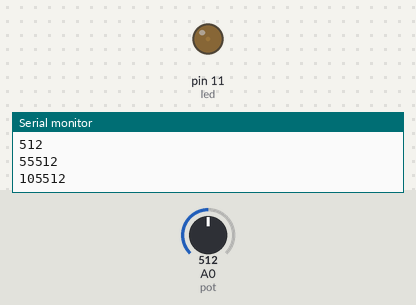
Bench run of a sketch on a simulated Arduino Uno, built with avr-gcc and run on an emulated ATmega328P. Shown: output pins drawn as LEDs (lit = HIGH), the last lines printed to the serial monitor. Inputs (shaded band) come from the test bench; at power-on: A0 (pot) = 512.

Above: at 1.3 s.
1.4 s: A0 (pot) set to 245
At 4.11 s:
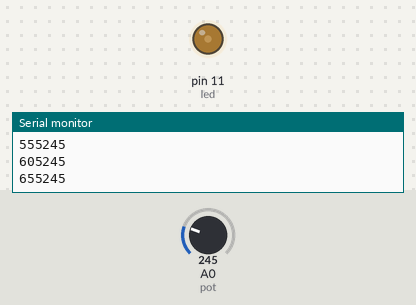
4.5 s: A0 (pot) set to 122
At 6.01 s:
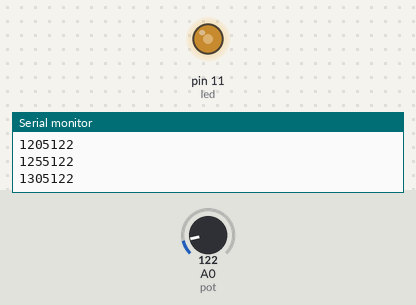
Timing chart, 0 to 13.6 s (numbered marks = the images above; inputs shaded):
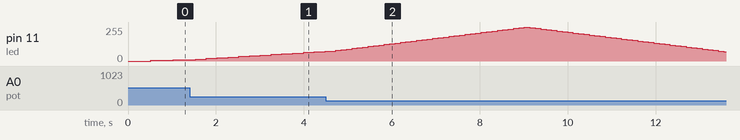

Measured:
- by itself, pin 11 (led): rises from 75/255 to 255/255 in 4.3 s, then falls to 70/255 in 4.5 s

The sketch:

trimPot.ino
```cpp
/*
  SparkFun Inventor’s Kit
  Circuit 1B-Potentiometer

  Changes how fast an LED connected to pin 13 blinks, based on a potentiometer connected to pin A0

  This sketch was written by SparkFun Electronics, with lots of help from the Arduino community.
  This code is completely free for any use.

  View circuit diagram and instructions at: https://learn.sparkfun.com/tutorials/sparkfun-inventors-kit-experiment-guide---v41
  Download code at: https://github.com/sparkfun/SIK-Guide-Code
*/

int potPosition;       //this variable will hold a value based on the position of the potentiometer
int brightness = 0;
int fadeAmount = 5;
int led = 11;

void setup()
{
  Serial.begin(9600);       //start a serial connection with the computer

  pinMode(led, OUTPUT);      //set pin 13 as an output that can be set to HIGH or LOW
}

void loop()
{
  //read the position of the pot
  potPosition = analogRead(A0);    //set potPosition to a number between 0 and 1023 based on how far the knob is turned
  Serial.println(potPosition);     //print the value of potPosition in the serial monitor on the computer

    analogWrite(led, brightness);

    brightness = brightness + fadeAmount;

    if (brightness <= 0 || brightness >= 255) {
        fadeAmount = -fadeAmount;
    }

    delay(potPosition);

    Serial.print(brightness);
    Serial.print(fadeAmount);
    }
```
